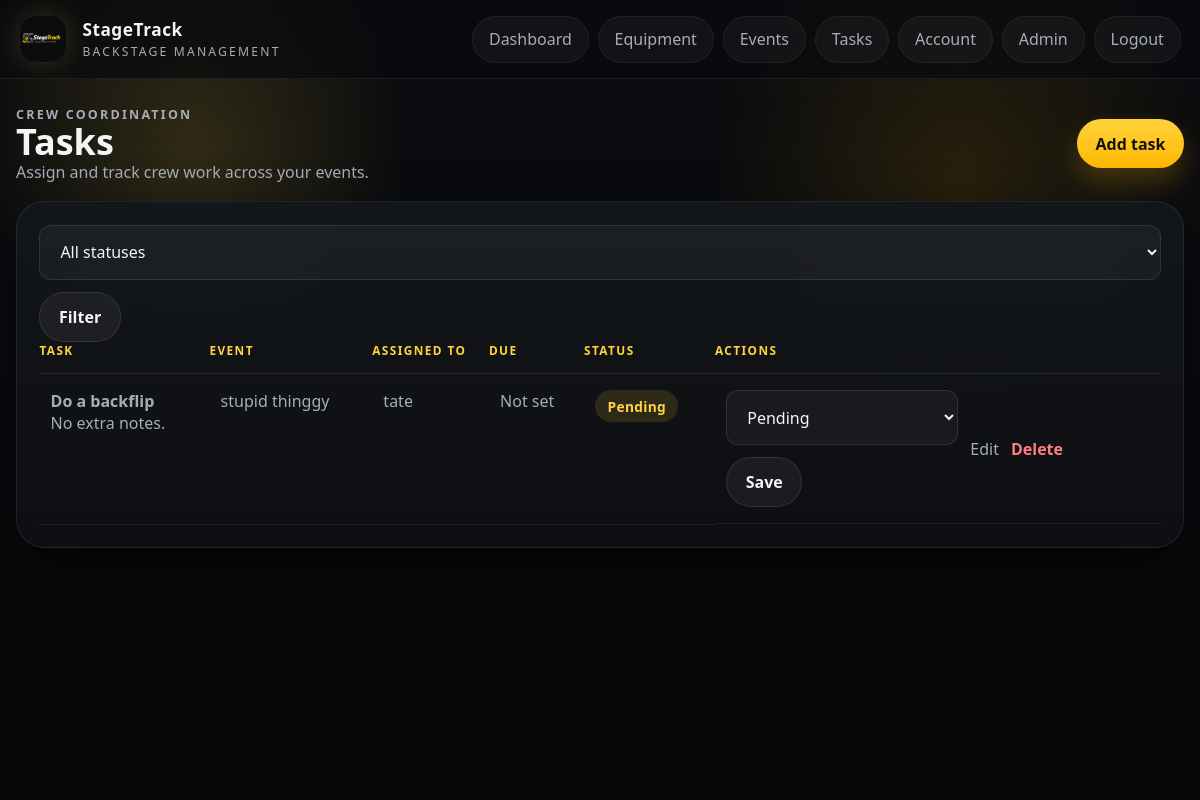
The page /tasks/ (signed in) on the database its author committed.
### app/models.py (models this page shows)
class Task(db.Model):
    id = db.Column(db.Integer, primary_key=True)
    event_id = db.Column(db.Integer, db.ForeignKey("event.id"), nullable=False)
    assigned_to = db.Column(db.Integer, db.ForeignKey("user.id"), nullable=False)
    title = db.Column(db.String(120), nullable=False)
    description = db.Column(db.Text)
    status = db.Column(db.String(50), nullable=False, default="Pending")
    due_time = db.Column(db.DateTime)
    created_at = db.Column(db.DateTime, default=datetime.utcnow, nullable=False)
    event = db.relationship("Event", back_populates="tasks")
    assignee = db.relationship("User", back_populates="tasks")

class Event(db.Model):
    id = db.Column(db.Integer, primary_key=True)
    name = db.Column(db.String(120), nullable=False)
    venue = db.Column(db.String(120), nullable=False)
    description = db.Column(db.Text)
    event_date = db.Column(db.DateTime, nullable=False)
    setup_time = db.Column(db.DateTime)
    packdown_time = db.Column(db.DateTime)
    created_by = db.Column(db.Integer, db.ForeignKey("user.id"))
    tasks = db.relationship("Task", back_populates="event", lazy=True)
    checklist_items = db.relationship("ChecklistItem", back_populates="event", lazy=True)
    checkouts = db.relationship("EquipmentCheckout", back_populates="event", lazy=True)

class User(db.Model):
    id = db.Column(db.Integer, primary_key=True)
    name = db.Column(db.String(120), nullable=False)
    email = db.Column(db.String(255), unique=True, nullable=False, index=True)
    password_hash = db.Column(db.String(255), nullable=False)
    must_change_password = db.Column(db.Boolean, nullable=False, default=False)
    phone_number = db.Column(db.String(50))
    contact_details = db.Column(db.Text)
    role = db.Column(db.String(50), nullable=False, default="Viewer")
    is_active = db.Column(db.Boolean, nullable=False, default=True)
    created_at = db.Column(db.DateTime, default=datetime.utcnow, nullable=False)
    tasks = db.relationship("Task", back_populates="assignee", lazy=True)
    checkouts = db.relationship("EquipmentCheckout", back_populates="user", lazy=True)
    damage_reports = db.relationship("DamageReport", back_populates="reporter", lazy=True)
    password_reset_tokens = db.relationship("PasswordResetToken", back_populates="user", lazy=True)

### app/tasks/routes.py (the view)
@tasks_bp.route("/")
@login_required
def index():
    user = current_user()
    selected_status = request.args.get("status", "").strip()
    query = Task.query
    if not is_manager(user):
        query = query.filter_by(assigned_to=user.id)
    if selected_status in STATUS_OPTIONS:
        query = query.filter_by(status=selected_status)
    tasks = query.order_by(Task.due_time.asc(), Task.created_at.desc()).all()
    return render_template(
        "tasks/index.html",
        tasks=tasks,
        statuses=STATUS_OPTIONS,
        current_status=selected_status,
        is_manager=is_manager(user),
    )

### app/auth/routes.py (called while the page is built)
def current_user():
    user_id = session.get("user_id")
    if not user_id:
        return None
    user = db.session.get(User, user_id)
    if user and not user.is_active:
        session.clear()
        return None
    return user

def login_required(view):
    @wraps(view)
    def wrapped_view(*args, **kwargs):
        if not current_user():
            return redirect(url_for("auth.login"))
        return view(*args, **kwargs)
    return wrapped_view

@auth_bp.app_context_processor
def inject_user():
    first_user_pending = User.query.count() == 0
    return {
        "current_user": current_user(),
        "manager_roles": MANAGER_ROLES,
        "registration_open": first_user_pending,
    }

### app/tasks/routes.py (called while the page is built)
def is_manager(user):
    return user and user.role in MANAGER_ROLES

### app/templates/tasks/index.html (shortened to what this page needs)
{% extends "base.html" %}
{% block content %}
<section class="page-header page-header-inline">
    <div>
        <p class="eyebrow">{{ "Crew coordination" if is_manager else "My run sheet" }}</p>
        <h1>{{ "Tasks" if is_manager else "My Tasks" }}</h1>
        <p class="support-copy">
            {% if is_manager %}
                Assign and track crew work across your events.
            {% else %}
                Stay on top of the jobs assigned to you.
            {% endif %}
        </p>
    </div>
    {% if is_manager %}
        <a class="button button-primary" href="{{ url_for('tasks.create') }}">Add task</a>
    {% endif %}
</section>
<section class="panel">
    <form method="get" class="filter-bar">
        <select name="status">
            <option value="">All statuses</option>
        </select>
        <button class="button button-secondary" type="submit">Filter</button>
    </form>
    <div class="table-wrap">
        <table>
            <thead>
                <tr>
                    <th>Task</th>
                    <th>Event</th>
                    {% if is_manager %}
                        <th>Assigned to</th>
                    {% endif %}
                    <th>Due</th>
                    <th>Status</th>
                    <th>Actions</th>
                </tr>
            </thead>
            <tbody>
                {% for task in tasks %}
                    <tr>
                        <td data-label="Task">
                            <strong>{{ task.title }}</strong><br>
                            <span>{{ task.description or "No extra notes." }}</span>
                        </td>
                        <td data-label="Event">{{ task.event.name }}</td>
                        {% if is_manager %}
                            <td data-label="Assigned to">{{ task.assignee.name }}</td>
                        {% endif %}
                        <td data-label="Due">{{ task.due_time.strftime("%d %b %Y %I:%M %p") if task.due_time else "Not set" }}</td>
                        <td data-label="Status"><span class="status-pill">{{ task.status }}</span></td>
                        <td data-label="Actions" class="actions">
                            <form method="post" action="{{ url_for('tasks.update_status', task_id=task.id) }}" class="inline-form">
                                <select name="status" aria-label="Update status for {{ task.title }}">
                                    {% for status in statuses %}
                                        <option value="{{ status }}" {% if task.status == status %}selected{% endif %}>{{ status }}</option>
                                    {% endfor %}
                                </select>
                                <button class="button button-secondary" type="submit">Save</button>
                            </form>
                            {% if is_manager %}
                                <a href="{{ url_for('tasks.edit', task_id=task.id) }}">Edit</a>
                                <form method="post" action="{{ url_for('tasks.delete', task_id=task.id) }}">
                                    <button type="submit" class="button-link">Delete</button>
                                </form>
                            {% endif %}
                        </td>
                    </tr>
                {% else %}
                    <tr>
                        <td colspan="{{ 6 if is_manager else 5 }}" class="empty-state">No tasks found.</td>
                    </tr>
                {% endfor %}
            </tbody>
        </table>
    </div>
</section>
{% endblock %}

### app/static/css/styles.css (style rules this page uses)
:root { --bg: #070809; --bg-soft: #101214; --surface: rgba(18, 20, 24, 0.92); --surface-strong: #14171b; --surface-soft: rgba(255, 255, 255, 0.04); --card: rgba(23, 26, 31, 0.88); --ink: #f4f5f7; --muted: #a6adb8; --line: rgba(255, 255, 255, 0.1); --gold: #ffd33d; --gold-strong: #ffb800; --gold-soft: rgba(255, 211, 61, 0.12); --accent: #f2ede3; --danger: #ff7d7d; --success: #69d48f; --shadow: 0 24px 60px rgba(0, 0, 0, 0.45); --shadow-soft: 0 14px 36px rgba(0, 0, 0, 0.25); --radius-xl: 28px; --radius-lg: 22px; --radius-md: 16px; --radius-sm: 12px; }
* { box-sizing: border-box; }
html { scroll-behavior: smooth; }
body { margin: 0; color: var(--ink); font-family: "Trebuchet MS", "Segoe UI", sans-serif; background: radial-gradient(circle at 16% 18%, rgba(255, 211, 61, 0.16), transparent 18%), radial-gradient(circle at 80% 22%, rgba(255, 184, 0, 0.12), transparent 22%), linear-gradient(180deg, #0a0b0d 0%, #090b0f 38%, #050607 100%); min-height: 100vh; position: relative; }
a { color: inherit; text-decoration: none; }
button, input, select, textarea { font: inherit; }
.hero, .panel, .auth-card, .stat-card, .mini-panel { background: linear-gradient(180deg, rgba(20, 23, 27, 0.95), rgba(14, 16, 19, 0.92)); border: 1px solid rgba(255, 255, 255, 0.08); border-radius: var(--radius-xl); box-shadow: var(--shadow); }
.hero-content, .hero-panel, .panel, .auth-card, .mini-panel { position: relative; z-index: 1; }
.hero-badge, .eyebrow { display: inline-flex; align-items: center; gap: 0.45rem; margin: 0; color: var(--gold); text-transform: uppercase; letter-spacing: 0.18em; font-size: 0.78rem; font-weight: 700; }
.hero-copy, .page-header p, .empty-state, .flash, label, td, th, tbody span, .support-copy { color: var(--muted); }
.panel, .auth-card, .mini-panel { padding: 1.4rem; }
.mini-panel h2, .panel h2, .page-header h1, .auth-card h1, .section-title { margin: 0; color: var(--ink); }
.page-header { display: grid; gap: 0.9rem; margin-bottom: 1rem; }
.page-header-inline, .panel-header, .filter-bar, .actions, .inline-form, .hero-actions, .auth-actions, .split-actions { display: flex; gap: 0.75rem; align-items: center; flex-wrap: wrap; }
.page-header-inline, .panel-header { justify-content: space-between; }
.page-header h1 { font-size: clamp(2rem, 3vw, 3rem); line-height: 1; }
.button, .button-link { display: inline-flex; align-items: center; justify-content: center; border-radius: 999px; padding: 0.82rem 1.16rem; border: none; cursor: pointer; font-weight: 700; transition: 160ms ease; }
.button-primary { background: linear-gradient(180deg, var(--gold) 0%, var(--gold-strong) 100%); color: #15120a; box-shadow: 0 14px 28px rgba(255, 184, 0, 0.22); }
.button-secondary { background: rgba(255, 255, 255, 0.05); color: var(--ink); border: 1px solid rgba(255, 255, 255, 0.1); }
.button-link { padding: 0; background: none; color: var(--danger); }
input, select, textarea { width: 100%; padding: 0.92rem 1rem; border-radius: var(--radius-sm); border: 1px solid rgba(255, 255, 255, 0.1); background: rgba(255, 255, 255, 0.04); color: var(--ink); }
select { color-scheme: dark; }
select option, select optgroup { background: #f5f1e8; color: #15171b; }
.table-wrap { overflow-x: auto; }
table { width: 100%; border-collapse: collapse; }
thead th { padding: 0 0 0.9rem; text-transform: uppercase; letter-spacing: 0.12em; font-size: 0.74rem; color: var(--gold); text-align: left; }
th, td { padding: 1rem 0.7rem; text-align: left; vertical-align: top; border-bottom: 1px solid rgba(255, 255, 255, 0.08); }
.inline-form { margin: 0; }
.inline-form select { min-width: 9rem; }
.status-pill { display: inline-flex; align-items: center; gap: 0.35rem; padding: 0.42rem 0.78rem; border-radius: 999px; background: rgba(255, 211, 61, 0.12); color: var(--gold); font-size: 0.86rem; font-weight: 700; letter-spacing: 0.02em; }
.support-copy { margin: 0; line-height: 1.6; }

### rows shown on the page
Task: title "Do a backflip", description "No extra notes.", event.name "stupid thinggy", assignee.name "tate", due_time "Not set", status "Pending"

### other values the page prints
{{ "Crew coordination" if is_manager else "My run sheet" }} "CREW COORDINATION"
{{ "Tasks" if is_manager else "My Tasks" }} "Tasks"
